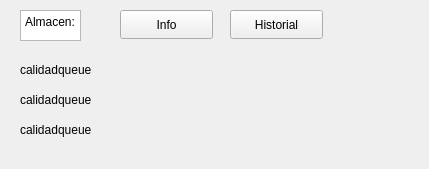
    <widget class="QWidget" name="scrollAreaWidgetContents_10">
     <property name="geometry">
      <rect>
       <x>0</x>
       <y>0</y>
       <width>429</width>
       <height>169</height>
      </rect>
     </property>
     <widget class="QLabel" name="almacenLabel">
      <property name="geometry">
       <rect>
        <x>20</x>
        <y>60</y>
        <width>201</width>
        <height>20</height>
       </rect>
      </property>
      <property name="text">
       <string>calidadqueue</string>
      </property>
     </widget>
     <widget class="QLabel" name="almacenEntregadosLabel">
      <property name="geometry">
       <rect>
        <x>20</x>
        <y>120</y>
        <width>201</width>
        <height>20</height>
       </rect>
      </property>
      <property name="text">
       <string>calidadqueue</string>
      </property>
     </widget>
     <widget class="QLabel" name="almacenPorEntregarLabel">
      <property name="geometry">
       <rect>
        <x>20</x>
        <y>90</y>
        <width>201</width>
        <height>20</height>
       </rect>
      </property>
      <property name="text">
       <string>calidadqueue</string>
      </property>
     </widget>
     <widget class="QTextEdit" name="textEdit_17">
      <property name="geometry">
       <rect>
        <x>20</x>
        <y>10</y>
        <width>61</width>
        <height>31</height>
       </rect>
      </property>
      <property name="html">
       <string>&lt;!DOCTYPE HTML PUBLIC &quot;-//W3C//DTD HTML 4.0//EN&quot; &quot;http://www.w3.org/TR/REC-html40/strict.dtd&quot;&gt;
&lt;html&gt;&lt;head&gt;&lt;meta name=&quot;qrichtext&quot; content=&quot;1&quot; /&gt;&lt;meta charset=&quot;utf-8&quot; /&gt;&lt;style type=&quot;text/css&quot;&gt;
p, li { white-space: pre-wrap; }
hr { height: 1px; border-width: 0; }
li.unchecked::marker { content: &quot;\2610&quot;; }
li.checked::marker { content: &quot;\2612&quot;; }
&lt;/style&gt;&lt;/head&gt;&lt;body style=&quot; font-family:'Segoe UI'; font-size:9pt; font-weight:400; font-style:normal;&quot;&gt;
&lt;p style=&quot; margin-top:0px; margin-bottom:0px; margin-left:0px; margin-right:0px; -qt-block-indent:0; text-indent:0px;&quot;&gt;Almacen:&lt;/p&gt;&lt;/body&gt;&lt;/html&gt;</string>
      </property>
     </widget>
     <widget class="QPushButton" name="verAlmacen">
      <property name="geometry">
       <rect>
        <x>120</x>
        <y>10</y>
        <width>93</width>
        <height>29</height>
       </rect>
      </property>
      <property name="text">
       <string>Info</string>
      </property>
     </widget>
     <widget class="QPushButton" name="historialAlmacen">
      <property name="geometry">
       <rect>
        <x>230</x>
        <y>10</y>
        <width>93</width>
        <height>29</height>
       </rect>
      </property>
      <property name="text">
       <string>Historial</string>
      </property>
     </widget>
    </widget>
